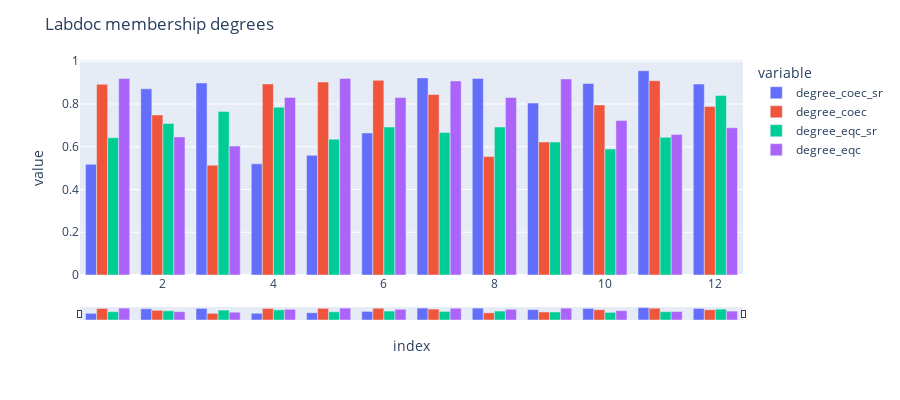

Source (notebook cell):
### Code cell
import plotly.express as px
# Construct the graph and style it. Further customize your graph by editing this code.
# See Plotly Documentation for help: https://plotly.com/python/plotly-express/
fig = px.bar(fuzzy, y=['degree_coec_sr', 'degree_coec', 'degree_eqc_sr', 'degree_eqc'])
fig.update_layout(
    title='Labdoc membership degrees', 
    xaxis = dict(
        rangeslider = dict(
            visible=True, 
            thickness=0.05
        )
    ), 
    yaxis = dict(

    ), 
    barmode='group', 
    paper_bgcolor='#FFFFFF', 
    showlegend=True, width=900, height=400,        

)
fig.show()
fig.write_html(f"labdocs_vizu/labdoc_membership_degrees.html")

### Figure 1 — Plotly figure (JSON) as saved in the notebook; plotly's stock layout.template omitted (floating-point values rounded to 4 significant figures)
{"data": [{"alignmentgroup": "True", "hovertemplate": "variable=degree_coec_sr<br>index=%{x}<br>value=%{y}<extra></extra>", "legendgroup": "degree_coec_sr", "marker": {"color": "#636efa", "pattern": {"shape": ""}}, "name": "degree_coec_sr", "offsetgroup": "degree_coec_sr", "orientation": "v", "showlegend": true, "textposition": "auto", "type": "bar", "x": [1, 2, 3, 4, 5, 6, 7, 8, 9, 10, 11, 12], "xaxis": "x", "y": [0.5178, 0.8711, 0.8985, 0.52, 0.56, 0.6644, 0.9222, 0.9197, 0.8044, 0.8956, 0.9556, 0.8933], "yaxis": "y"}, {"alignmentgroup": "True", "hovertemplate": "variable=degree_coec<br>index=%{x}<br>value=%{y}<extra></extra>", "legendgroup": "degree_coec", "marker": {"color": "#EF553B", "pattern": {"shape": ""}}, "name": "degree_coec", "offsetgroup": "degree_coec", "orientation": "v", "showlegend": true, "textposition": "auto", "type": "bar", "x": [1, 2, 3, 4, 5, 6, 7, 8, 9, 10, 11, 12], "xaxis": "x", "y": [0.8923, 0.7489, 0.5138, 0.8937, 0.9026, 0.9108, 0.8444, 0.5538, 0.6222, 0.7956, 0.9089, 0.7889], "yaxis": "y"}, {"alignmentgroup": "True", "hovertemplate": "variable=degree_eqc_sr<br>index=%{x}<br>value=%{y}<extra></extra>", "legendgroup": "degree_eqc_sr", "marker": {"color": "#00cc96", "pattern": {"shape": ""}}, "name": "degree_eqc_sr", "offsetgroup": "degree_eqc_sr", "orientation": "v", "showlegend": true, "textposition": "auto", "type": "bar", "x": [1, 2, 3, 4, 5, 6, 7, 8, 9, 10, 11, 12], "xaxis": "x", "y": [0.6422, 0.7092, 0.7646, 0.7846, 0.6356, 0.6923, 0.6667, 0.6923, 0.6222, 0.5892, 0.6444, 0.84], "yaxis": "y"}, {"alignmentgroup": "True", "hovertemplate": "variable=degree_eqc<br>index=%{x}<br>value=%{y}<extra></extra>", "legendgroup": "degree_eqc", "marker": {"color": "#ab63fa", "pattern": {"shape": ""}}, "name": "degree_eqc", "offsetgroup": "degree_eqc", "orientation": "v", "showlegend": true, "textposition": "auto", "type": "bar", "x": [1, 2, 3, 4, 5, 6, 7, 8, 9, 10, 11, 12], "xaxis": "x", "y": [0.9197, 0.6462, 0.6031, 0.8308, 0.9197, 0.8308, 0.9077, 0.8308, 0.9173, 0.7231, 0.6578, 0.6889], "yaxis": "y"}], "layout": {"barmode": "group", "height": 400, "legend": {"title": {"text": "variable"}, "tracegroupgap": 0}, "margin": {"t": 60}, "paper_bgcolor": "#FFFFFF", "showlegend": true, "title": {"text": "Labdoc membership degrees"}, "width": 900, "xaxis": {"anchor": "y", "domain": [0, 1], "rangeslider": {"thickness": 0.05, "visible": true}, "title": {"text": "index"}}, "yaxis": {"anchor": "x", "domain": [0, 1], "title": {"text": "value"}}}}
